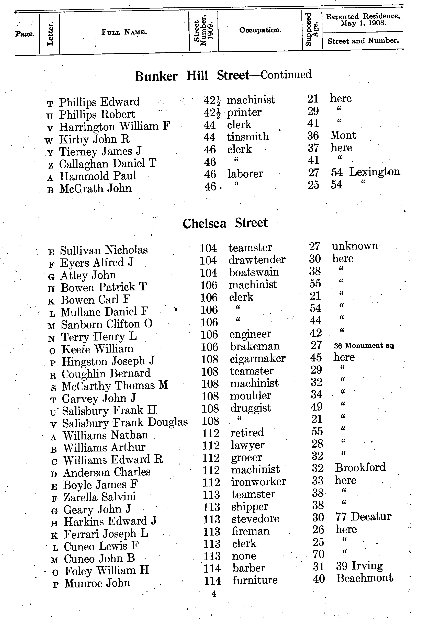
#> input picture python/basic_tool/tranfer/pseudo-polar-fourier-transform/images/inputs/test.png, 426 x 619 px
$ python main.py
#> lines starting #> are read from the running program, lines starting #| are printed output that depends on the picture; long printed decimals are rounded
import cv2
import matplotlib.pyplot as plt
import numpy as np


def test(img):
    f = np.fft.fft2(img)
    fshift = np.fft.fftshift(f)
    magnitude_spectrum = 20 * np.log(np.abs(fshift))

    plt.subplot(121), plt.imshow(img, cmap='gray')
    plt.title('Input Image'), plt.xticks([]), plt.yticks([])

    plt.subplot(122), plt.imshow(magnitude_spectrum, cmap='gray')
    plt.title('Magnitude Spectrum'), plt.xticks([]), plt.yticks([])

    plt.show()

    angles, radiuses, m = transform_data(magnitude_spectrum)

    plt.contourf(angles, radiuses, m)
    plt.show()

    sample_angles = np.linspace(0, 2 * np.pi, len(m.sum(axis=0))) / np.pi * 180
    turn_angle_in_degrees = 90 - sample_angles[np.argmax(m.sum(axis=0))]
    print(turn_angle_in_degrees)
    plt.plot(sample_angles, m.sum(axis=0))
    plt.show()


def transform_data(m):
    dpix, dpiy = m.shape
    x_c, y_c = np.unravel_index(np.argmax(m), m.shape)
    angles = np.linspace(0, np.pi*2, min(dpix, dpiy))
    mrc = min(abs(x_c - dpix), abs(y_c - dpiy), x_c, y_c)
    radiuses = np.linspace(0, mrc, max(dpix, dpiy))
    A, R = np.meshgrid(angles, radiuses)
    X = R * np.cos(A)
    Y = R * np.sin(A)

    return A, R, m[X.astype(int) + mrc - 1, Y.astype(int) + mrc - 1]


def main():
    img = cv2.imread('./images/inputs/test.png', cv2.IMREAD_GRAYSCALE)
#> img is the input picture: shape (619, 426); min 0, max 255, mean 237.2
    test(img)
#> in test, `magnitude_spectrum = 20 * np.log(np.abs(fshift))`:
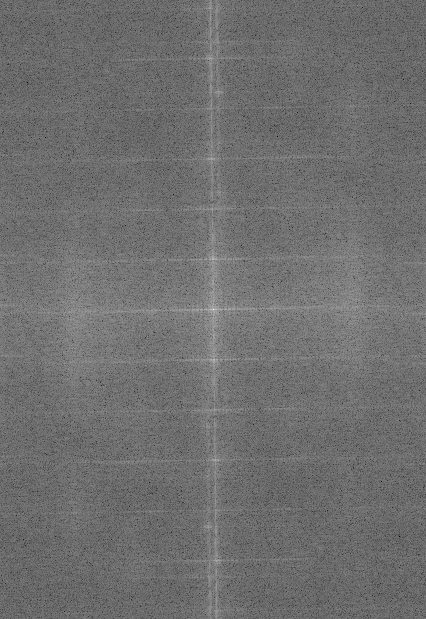
#> magnitude_spectrum: shape (619, 426) float64; min 68.44, max 359, mean 195.3; drawn with min black and max white
#> in test, `plt.show()`:
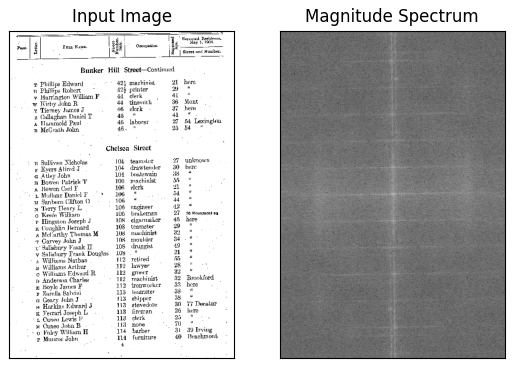
#> figure drawn by matplotlib, 2 panels
#> in transform_data, `x_c, y_c = np.unravel_index(np.argmax(m), m.shape)`: x_c = 309; y_c = 213
#> in transform_data, `X = R * np.cos(A)`:
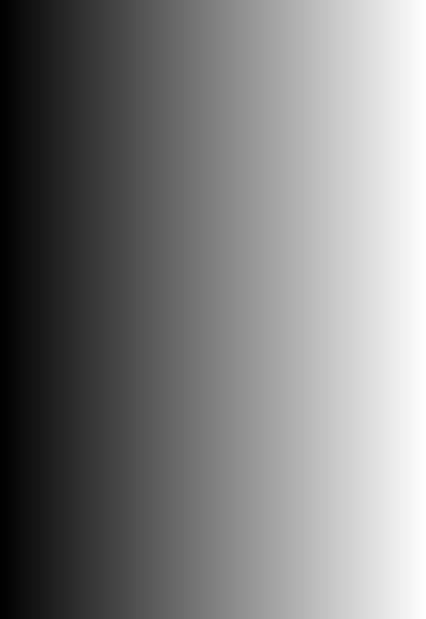
#> A: shape (619, 426) float64; min 0, max 6.28, mean 3.14; drawn with min black and max white
#> in test, `angles, radiuses, m = transform_data(magnitude_spectrum)`:
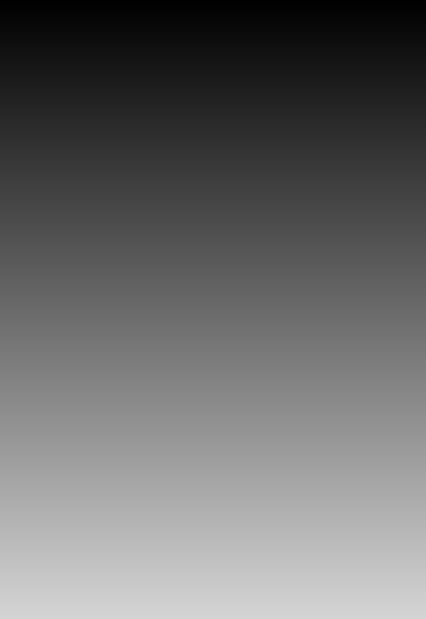
#> radiuses: shape (619, 426) float64; min 0, max 213, mean 106.5
#> in test, `angles, radiuses, m = transform_data(magnitude_spectrum)`:
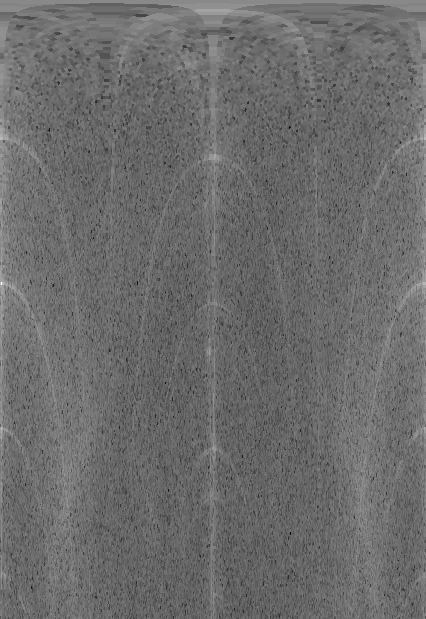
#> m: shape (619, 426) float64; min 82.44, max 359, mean 199.8; drawn with min black and max white
#> in test, `plt.show()`:
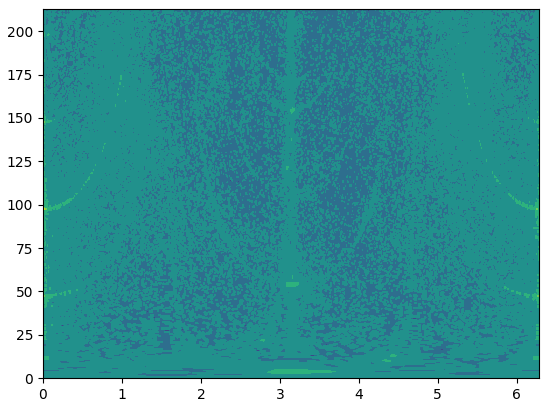
#> figure drawn by matplotlib, 1 panel
#> in test, `sample_angles = np.linspace(0, 2 * np.pi, len(m.sum(axis=0))) / np.pi ..`: sample_angles = 426 values from 0 to 360
#> in test, `turn_angle_in_degrees = 90 - sample_angles[np.argmax(m.sum(axis=0))]`: turn_angle_in_degrees = 89.15
#| 89.153
#> in test, `plt.show()`:
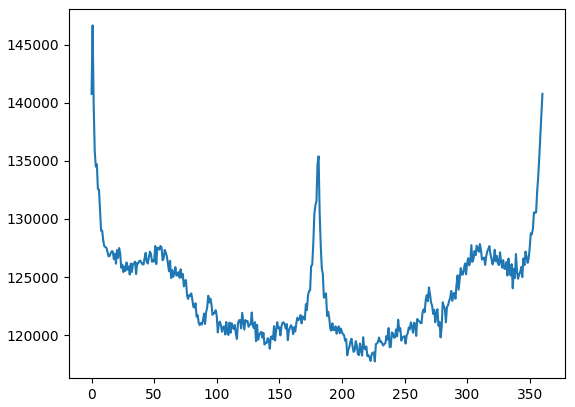
#> figure drawn by matplotlib, 1 panel; curve peaks at x = 0.847, y = 146684.8


if __name__ == '__main__':
    main()
